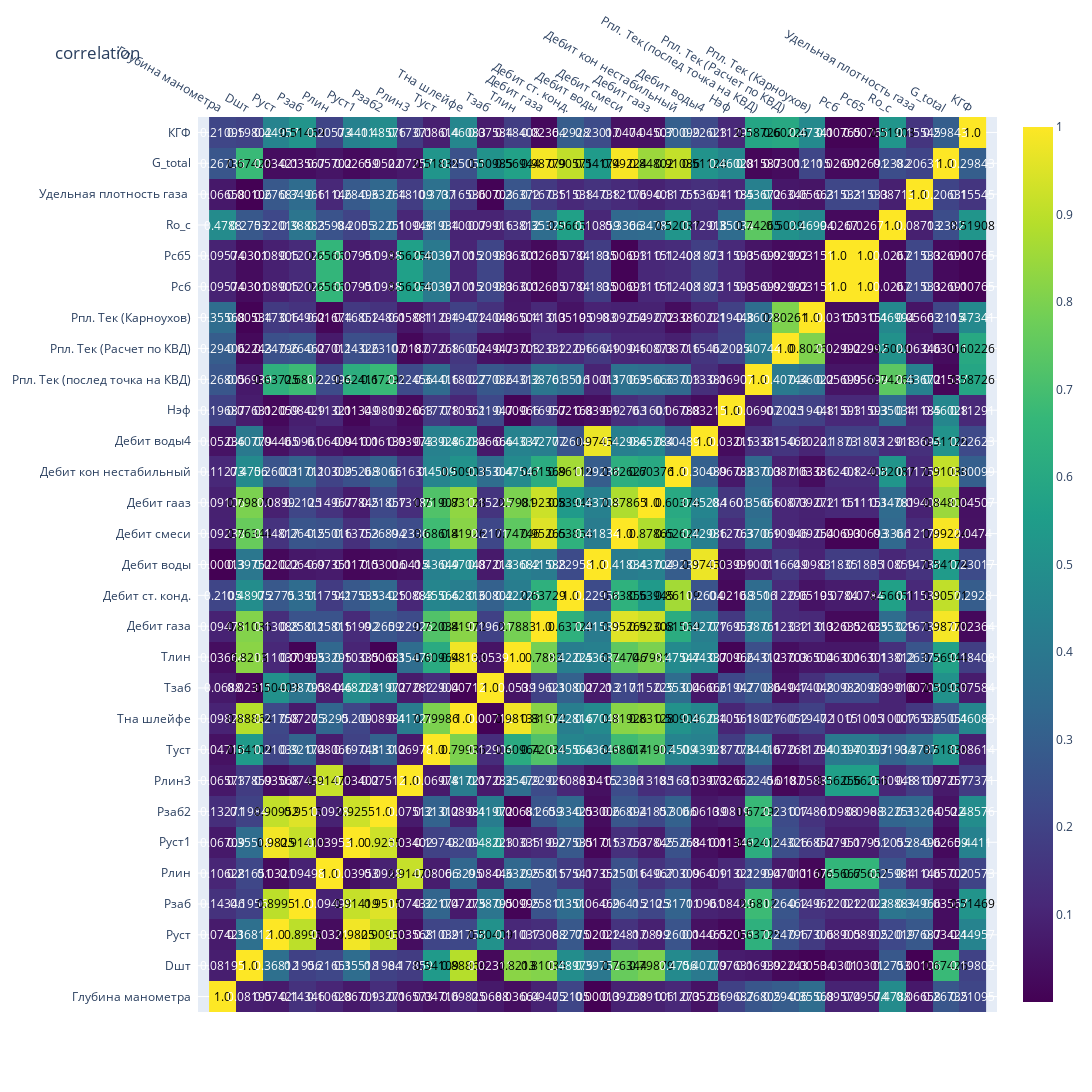

Here is the notebook cell this chart was saved with:
### Markdown cell above
### Plot correlation matrix

### Code cell
corr_df = df.corr().apply(np.abs)
fig = ff.create_annotated_heatmap(np.around(corr_df.to_numpy(), 5), x=list(corr_df.columns), y=list(corr_df.columns), colorscale='Viridis', showscale=True)
fig.update_layout(width=2200, height=2200, title_text='correlation')
fig.show()
fig.write_image(base_dir + "correlation_lab1.pdf")
